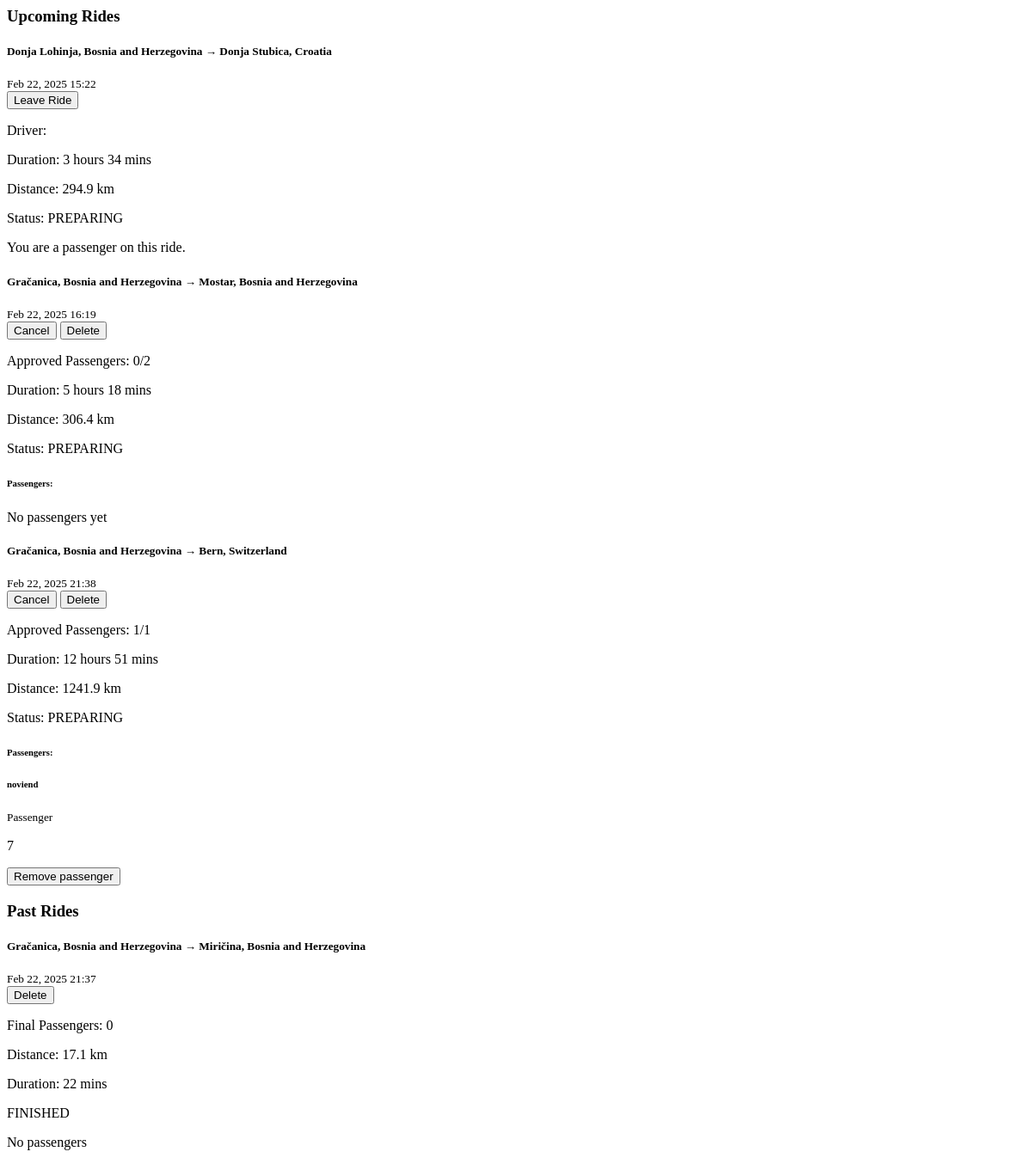
/profile/my_rides/ (signed in), run on an earlier commit of the app's database.
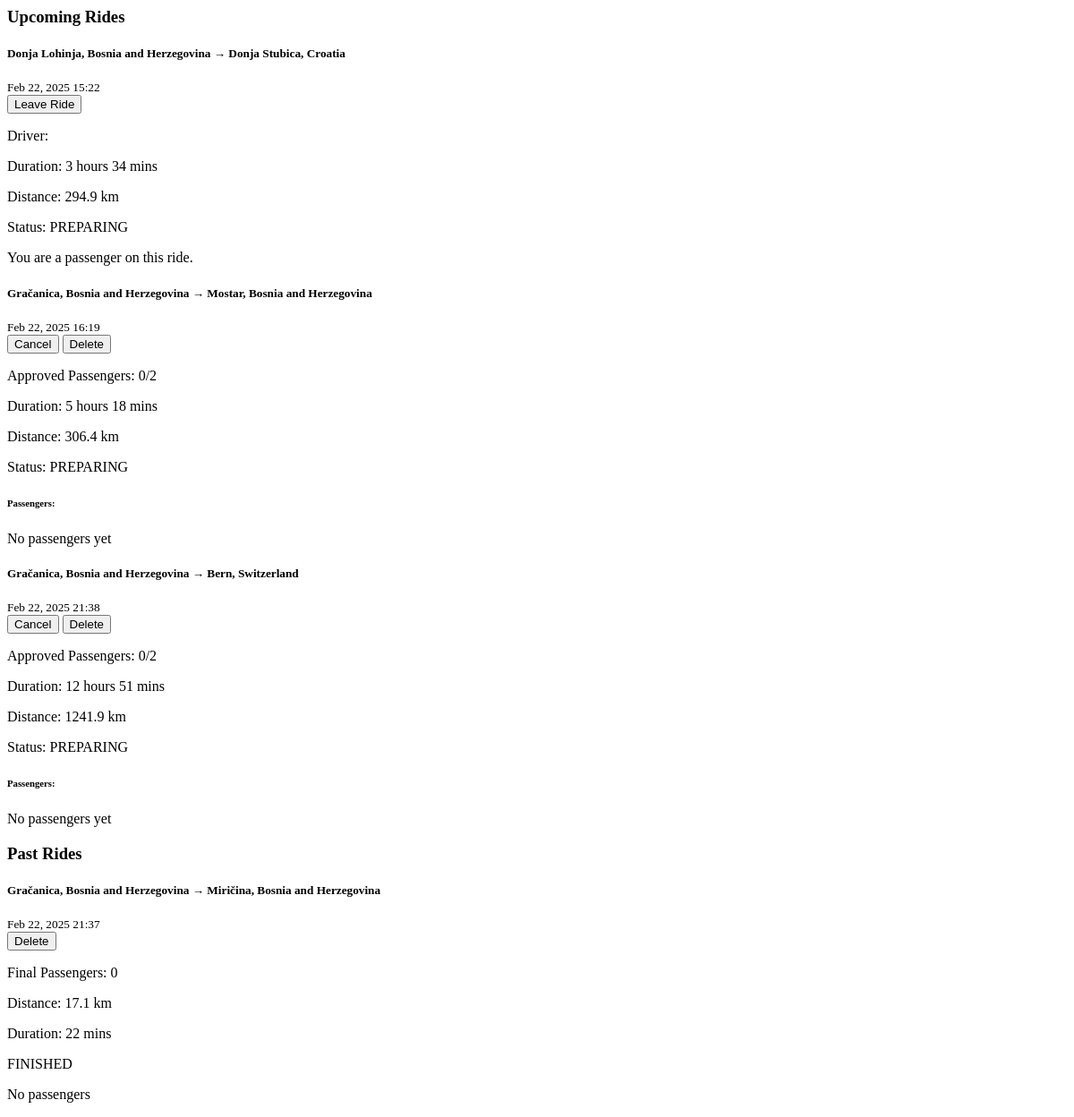
And on a later commit of the database.
### base/models.py (models this page shows, shortened)
class Ride(models.Model):
    start = models.CharField(max_length=50)
    end = models.CharField (max_length=50)
    distance = models.DecimalField(max_digits=10, decimal_places=2, default=0.00)
    travelers = models.IntegerField(default=1)
    duration = models.DurationField(null=True, blank=True)
    created_on = models.DateTimeField(default=timezone.now)  # Changed from auto_now_add
    start_date = models.DateTimeField(default=timezone.now)
    STATUS_CHOICES = [
        ('PREPARING', 'Preparing'),
        ('FINISHED', 'Finished'),
        ('CANCELED', 'Canceled'),
    ]
    status = models.CharField(
        max_length=10,
        choices=STATUS_CHOICES,
        default='PREPARING'
    )
    origin_place_id = models.CharField(max_length=255, null=True)
    origin_latitude = models.FloatField(default=0)
    origin_longitude = models.FloatField(default=0)
    destination_place_id = models.CharField(max_length=255, null=True)
    destination_latitude = models.FloatField(default=0)
    destination_longitude = models.FloatField(default=0)
    distance_km = models.FloatField(default=0)
    duration_text = models.CharField(max_length=100, null=True)
    selected_route_index = models.IntegerField(default=0)
    selected_route_polyline = models.TextField(default='')

class RideApplication(models.Model):
    STATUS_CHOICES = [
        ('PENDING', 'Pending'),
        ('APPROVED', 'Approved'),
        ('REJECTED', 'Rejected'),
    ]
    user = models.ForeignKey(User, on_delete=models.CASCADE, related_name='ride_applications')
    ride = models.ForeignKey(Ride, on_delete=models.CASCADE, related_name='applications')
    status = models.CharField(max_length=10, choices=STATUS_CHOICES, default='PENDING')
    applied_at = models.DateTimeField(auto_now_add=True)
    updated_at = models.DateTimeField(auto_now=True)
    message = models.TextField(blank=True, null=True)  # Optional message from applicant
    class Meta:
        unique_together = ('user', 'ride')  # Prevent duplicate applications
        ordering = ['-applied_at']
        verbose_name = 'Ride Application'
        verbose_name_plural = 'Ride Applications'

class User(AbstractUser):
    level = models.ForeignKey(UserLevel, on_delete=models.SET_NULL, null=True)
    km_passed = models.IntegerField(default=0)
    number_of_rides = models.IntegerField(default=0)
    penguins_saved = models.IntegerField(default=0)
    co2_saved = models.FloatField(default=0)  # Stored in kilograms

### user_profile/views.py (the view)
# urls.py: path('rides/', include('rides.urls')),
def rides(request):
    now = timezone.now()
    user = request.user
    approved_applications = Prefetch(
        'applications',
        queryset=RideApplication.objects.filter(status='APPROVED').select_related('user'),
        to_attr='approved_passengers'
    )
    user_rides = Ride.objects.filter(
        riders__user=user
    ).annotate(
        is_driver=Case(
            When(riders__user=user, riders__is_driver=True, then=True),
            default=False,
            output_field=BooleanField()
        ),
    approved_count=Count('applications', filter=Q(applications__status='APPROVED')),
    initial_travelers=F('travelers')
).prefetch_related(approved_applications, 'riders__user')
    future_rides = user_rides.filter(status='PREPARING').order_by('start_date')
    past_rides = user_rides.filter(~Q(status='PREPARING')).order_by('-start_date')
    context = {'future_rides': future_rides, 'past_rides': past_rides, 'user': user}
    return render(request, 'my_rides.html', context)

### user_profile/templates/my_rides.html (shortened to what the changed rows need)
{% load static %}
<div class="container mt-4">
    <div class="mb-5">
        {% if future_rides %}
            {% for ride in future_rides %}
            <div class="card mb-4 shadow-sm">
                <div class="card-header d-flex justify-content-between align-items-center">
                    <div>
                        <h5 class="mb-0">
                             {{ ride.start }} → {{ ride.end }}
                        </h5>
                        <small>{{ ride.start_date|date:"M d, Y H:i" }}</small>
                    </div>
                    <div class="d-flex gap-2">
                        {% if ride.is_driver %}
                            <button class="btn btn-warning btn-sm cancel-ride" data-ride-id="{{ ride.id }}">
                                 Cancel
                            </button>
                            <button class="btn btn-danger btn-sm delete-ride" data-ride-id="{{ ride.id }}">
                                 Delete
                            </button>
                        {% else %}
                            <button class="btn btn-secondary btn-sm leave-ride" data-ride-id="{{ ride.id }}">
                                 Leave Ride
                            </button>
                        {% endif %}
                    </div>
                </div>
                <div class="card-body">
                    <div class="row mb-3">
                        <div class="col-md-6">
                            {% if ride.is_driver %}
                                <p> Approved Passengers: {{ ride.approved_count }}/{{ ride.initial_travelers }}</p>
                            {% else %}
                                <p> Driver: {{ ride.driver_association.0.user.username }}</p>
                            {% endif %}
                            <p> Duration: {{ ride.duration_text }}</p>
                        </div>
                        <div class="col-md-6">
                            <p> Distance: {{ ride.distance_km|floatformat:1 }} km</p>
                            <p> Status: {{ ride.status }}</p>
                        </div>
                    </div>
                    {% if ride.is_driver %}
                        <h6>Passengers:</h6>
                        {% if ride.approved_count > 0 %}
                            <div class="list-group">
                                {% for application in ride.approved_passengers %}
                                    <div class="list-group-item d-flex justify-content-between align-items-center">
                                        <div class="d-flex align-items-center">
                                            <div>
                                                <h6 class="mb-0">{{ application.user.username }}</h6>
                                                <small class="text-muted">Passenger</small>
                                            </div>
                                        </div>
                                        <form action="{% url 'user_profile:remove_passenger' %}" method="POST">
                                            <p>{{ application.user.id }}</p>
                                            <button class="btn btn-danger" type="submit">Remove passenger</button>
                                        </form>
                                    </div>
                                {% endfor %}
                            </div>
                        {% else %}
                            <p class="text-muted">No passengers yet</p>
                        {% endif %}
                    {% else %}
                        <p>You are a passenger on this ride.</p>
                    {% endif %}
                </div>
            </div>
            {% endfor %}
        {% else %}
            <div class="alert alert-info">
                <i class="bi bi-info-circle"></i> You have no upcoming rides.
            </div>
        {% endif %}
    </div>
    <div>
        {% if past_rides %}
            {% for ride in past_rides %}
                <div class="card mb-4 shadow-sm">
                    <div class="card-header bg-secondary text-white d-flex justify-content-between align-items-center">
                        <div>
                            <h5 class="mb-0">
                                 {{ ride.start }} → {{ ride.end }}
                            </h5>
                            <small>{{ ride.start_date|date:"M d, Y H:i" }}</small>
                        </div>
                        <div>
                            {% if ride.is_driver %}
                                <button class="btn btn-danger btn-sm delete-ride" data-ride-id="{{ ride.id }}">
                                     Delete
                                </button>
                            {% endif %}
                        </div>
                    </div>
                    <div class="card-body">
                        <div class="row mb-3">
                            <div class="col-md-6">
                                {% if ride.is_driver %}
                                    <p> Final Passengers: {{ ride.approved_count }}</p>
                                {% else %}
                                    <p><i class="bi bi-car-front-fill"></i> Driver: {{ ride.driver_association.0.user.username }}</p>
                                {% endif %}
                                <p> Distance: {{ ride.distance_km|floatformat:1 }} km</p>
                            </div>
                            <div class="col-md-6">
                                <p> Duration: {{ ride.duration_text }}</p>
                                <p>
                                    {{ ride.status }}
                                </p>
                            </div>
                        </div>
                        {% if ride.is_driver and ride.approved_count > 0 %}
                            <h6>Passengers:</h6>
                            <div class="list-group">
                                {% for association in ride.riders.all %}
                                    {% if not association.is_driver %}
                                        <div class="list-group-item">
                                            <div class="d-flex align-items-center">
                                                {% if association.user.path_to_profile_picture %}
                                                    <img src="{% static 'base/profile_pictures/'|add:association.user.path_to_profile_picture %}"
                                                         class="rounded-circle me-2"
                                                         width="40"
                                                         height="40"
                                                         alt="Profile photo">
                                                {% endif %}
                                                <div>
                                                    <h6 class="mb-0">{{ association.user.username }}</h6>
                                                    <small class="text-muted">Passenger</small>
                                                </div>
                                            </div>
                                        </div>
                                    {% endif %}
                                {% endfor %}
                            </div>
                        {% elif not ride.is_driver %}
                            <p>You were a passenger on this ride.</p>
                        {% else %}
                            <p class="text-muted">No passengers</p>
                        {% endif %}
                    </div>
                </div>
            {% endfor %}
        {% else %}
            <div class="alert alert-info">
                <i class="bi bi-info-circle"></i> You have no past rides.
            </div>
        {% endif %}
    </div>
</div>

What changed in the data, as far as the page shows it:
removed RideApplication: user.username "noviend", user.id "7", shown under Ride "12 hours 51 mins"
changed Ride "12 hours 51 mins": approved_count "1" → "0"; initial_travelers "1" → "2"; now shows "No passengers yet"
